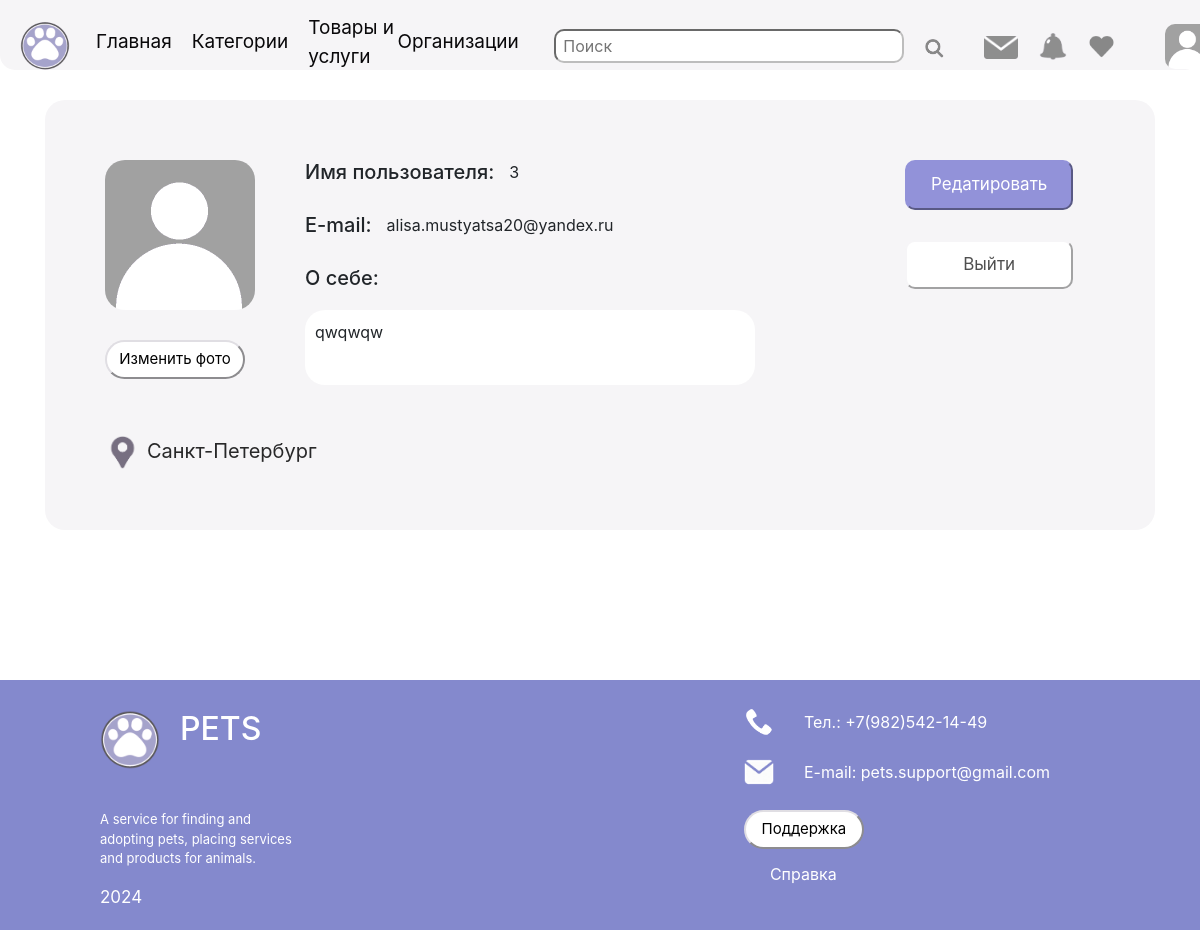
The page /profile (signed in) on the database as committed earlier.
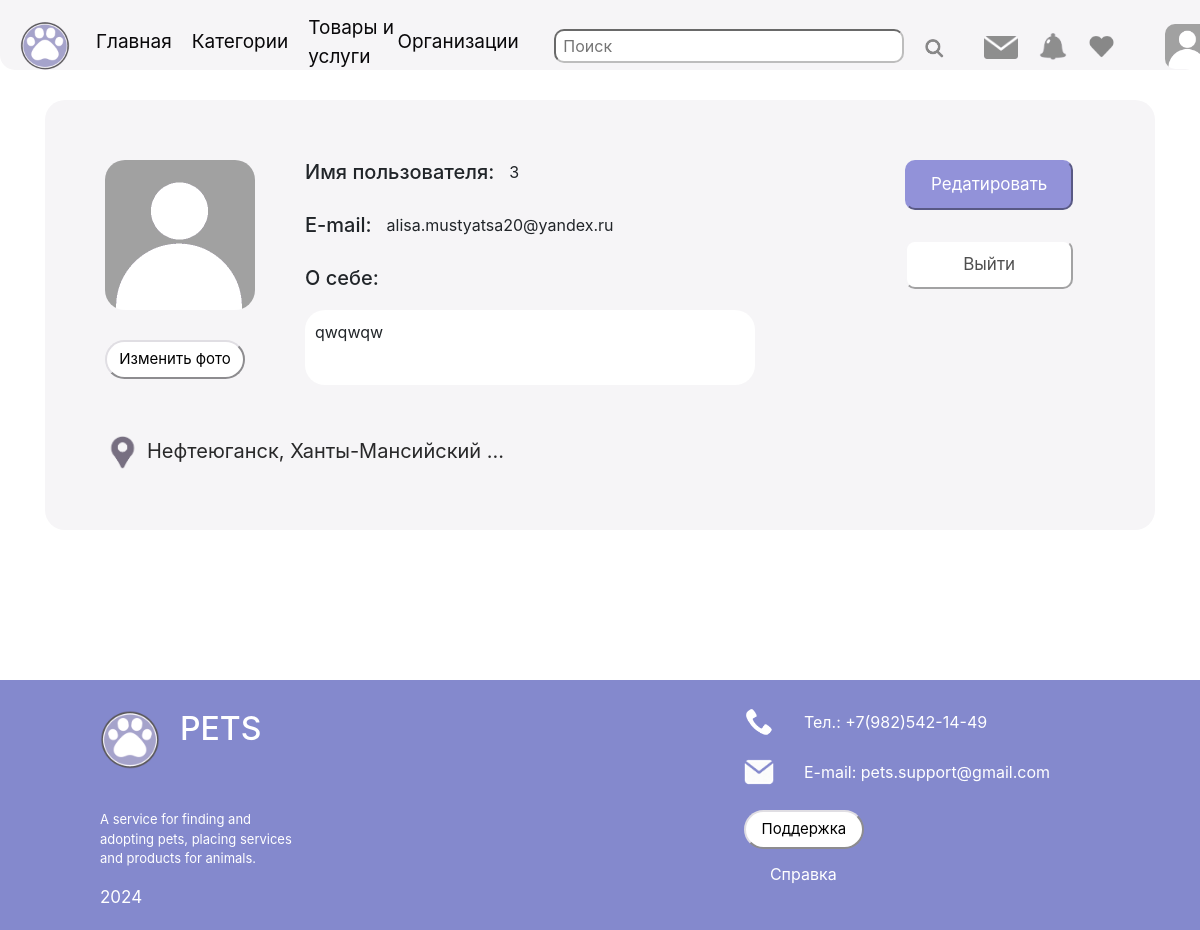
The same page on the database as committed later.
### data/users.py (models this page shows, shortened)
class User(SqlAlchemyBase, UserMixin):
    __tablename__ = 'users'
    id = sqlalchemy.Column(sqlalchemy.Integer,
                           primary_key=True, autoincrement=True)
    name = sqlalchemy.Column(sqlalchemy.String, nullable=False)
    about = sqlalchemy.Column(sqlalchemy.String, nullable=True)
    photo = sqlalchemy.Column(sqlalchemy.String, nullable=True)
    email = sqlalchemy.Column(sqlalchemy.String,
                              index=True, unique=True, nullable=False)
    hashed_password = sqlalchemy.Column(sqlalchemy.String, nullable=False)
    created_date = sqlalchemy.Column(sqlalchemy.DateTime,
                                     default=datetime.datetime.now)
    posts = orm.relationship("Post", back_populates='user')
    city = sqlalchemy.Column(sqlalchemy.String, default='Москва')

### main.py (the view)
@app.route('/profile')
def profile():
    session["link"] = '/profile'
    if current_user.is_authenticated:
        if len(current_user.city) > 30:
            city = current_user.city[:30] + '...'
        else:
            city = current_user.city
        return render_template('profile.html', title='Профиль', city=city)
    return render_template('autorization.html', title='Авторизация')

### data/db_session.py (called while the page is built)
def create_session() -> Session:
    global __factory
    return __factory()

### main.py (called while the page is built)
@login_manager.user_loader
def load_user(user_id):
    db_sess = db_session.create_session()
    return db_sess.query(User).get(user_id)

### templates/profile.html
{% extends "base.html" %}
{% block content %}
<div class="account">
    <div style="text-align: start; display: flex;">
        <div style="justify-content: center;">
            <img src={{current_user.photo}} class="ava"><br>
            <button class="butt" style="width: 140px;">Изменить фото</button>
        </div>
        <div style="text-align: start; margin-left: 40px;">
            <div style="display: flex; margin-bottom: 13px;"><h5 style="margin-right: 15px;">Имя пользователя:</h5> <p>{{ current_user.name}}</p></div>
            <div style="display: flex; margin-bottom: 13px;"><h5 style="margin-right: 15px;">E-mail:</h5><p>{{ current_user.email}}</p></div>
            <h5>О себе:</h5>
            <div class="about">
                <p>{{ current_user.about}}</p>
            </div>
        </div>
        <div style="display: block; margin-left: 150px;">
            <a href=""><button class="edit">Редатировать</button></a><br>
            <button class="logout">Выйти</button>
        </div>
    </div>
    <div class="geo">
        <a href="/choice_city"><img src="/static/img/point.png" height="35" style="margin-right: 7px">{{city}}</a>
    </div>
</div>
{% endblock %}

### templates/base.html (shortened to what this page needs)
<!doctype html>
<html lang="en">
<head>
    <link rel="stylesheet"
          href="https://stackpath.bootstrapcdn.com/bootstrap/4.4.1/css/bootstrap.min.css"
>
    <link rel="stylesheet"
          href="/static/css/style.css">
</head>
<body class="main">
<header>
    <nav>
        <div>
            <a class="navbar-brand" href="/"><img src="/static/img/logo.png" width="50px"></a>
            <ul class="un">
                <li>
                    <a class="link" href="/">Главная</a>
                </li>
                <li>
                    <a class="link" href="/category">Категории</a>
                </li>
                <li>
                    <a class="link" href="#">Товары и услуги</a>
                </li>
                <li class='li2'>
                    <a class="link" href="/organizations">
                        Организации
                    </a>
                </li>
            </ul>
            <form class="search_f">
                <input placeholder=" Поиск" type="search">
                <a class="img_a" href=''><img src="/static/img/search_logo.png" height="20px"></a>
            </form>
            {% if current_user.is_authenticated %}
            <a class="img_a"><img src="/static/img/chat2.png" height="23px" alt="сообщения"></a>
            <a class="img_a"><img src="/static/img/bell.png" height="27px" alt="уведомления"></a>
            <a class="img_a"><img src="/static/img/fav.png" height="27px" alt="избранное"></a>
            <a class="img_a" href="/profile"><img src="/static/img/avatar.png" height="45px"
                                                  style='border-radius: 10px; margin-left: 30px;'></a>
            {% else %}
            <a href='/profile'>
                <button class="login">Войти</button>
            </a>
            {% endif %}
        </div>
    </nav>
</header>
<main role="main" class="container">
    {% block content %}
    {% endblock %}
</main>
<footer>
    <div class="footer">
        <div style="display: block;">
            <div style="display: flex;">
                <img class="logo" src="/static/img/logo.png" height="60px">
                <h2> PETS</h2>
            </div>
            <div class="text">
                <p>A service for finding and adopting pets, placing services and products for animals.</p>
                <p style="font-size: 17px;">2024</p>
            </div>
        </div>
        <div class="contacts">
            <div class="cont">
                <img src="/static/img/phone.png">
                <p>Тел.: +7(982)542-14-49</p>
            </div>
            <div class="cont">
                <img src="/static/img/email.png">
                <p>E-mail: pets.support@gmail.com</p>
            </div>
            <a>
                <button class="butt" style="margin-bottom: 13px;">Поддержка</button>
            </a><br>
            <a href="" class="help">Справка</a>
        </div>
    </div>
</footer>
</body>

### static/css/style.css (style rules this page uses)
nav { border-radius: 0px 0px 15px 15px; background-color: #f6f5f7; color: #e2d3ed; height: 70px; }
.footer { margin-top: 150px; padding-left: 100px; padding-right: 150px; padding-top: 30px; align-items: start; height: 250px; display: flex; justify-content: space-between; background: #8489CD; color: #fff; }
.container { text-align: center; margin-top: 30px }
nav div { padding-left: 20px; padding-top: 5px; align-items: center; display: flex; }
.geo { width: 500px; margin-top: 50px; text-align: start; }
.about { padding: 10px; background: #fff; width: 450px; height: 75px; margin-top: 20px; border-radius: 20px; text-align: start; }
.contacts { display: block; }
.cont { display: flex; align-items: center; margin-bottom: 10px; }
.text { width: 200px; display: block; font-size: 13px; margin-top: 40px; }
.account { border-radius: 20px; background-color: #f6f5f7; padding: 60px; display: block; margin-top: 30px; }
.un { margin-left: 10px; font-size: 19px; padding: 0px; align-items: center; margin-top: 9px; list-style-type: none; display: flex; }
.geo a { font-size: 20px; color: #282829; text-decoration: none; }
.logout { padding: 10px; text-decoration: none; background: #fff; color: #4F4F4F; border-radius: 10px; border-color: #f6f5f7; font-size: 17px; width: 120%; }
.help { color: #fff; margin-left: 26px; text-decoration: none }
.link { margin-right: 20px; text-decoration: none; color: #09080a; }
.edit { padding: 10px; width: 120%; margin-bottom: 30px; text-decoration: none; background: #9292D9; color: #fff; border-color: #9292D9; border-radius: 10px; font-size: 17px; }
.img_a { margin-left: 20px; }
.butt { font-size: 15px; border-radius: 30px; border-color: #e0dee3; justify-items: center; outline:none; padding: 6px; margin-right: 20px; width: 120px; background: #fff; }
.ava { width: 150px; height: 150px; margin-bottom: 30px; border-radius: 20px }
.cont img { margin-top: -16px; height:30px; margin-right: 30px }
.logo { margin-right: 20px; }
.search_f { display: flex; align-items: center; margin-right: 20px; }
.search_f input { width: 350px; padding: 3px; margin-left: 15px; border-radius: 10px; border-color: #BDBDBD; }

Rows that differ between the two databases and show on the page:
changed User "alisa.mustyatsa20@yandex.ru": city "Санкт-Петербург" → (not shown)
Other text that changed with them:
{{ city }}: (not shown) → "Нефтеюганск, Ханты-Мансийский ..."
